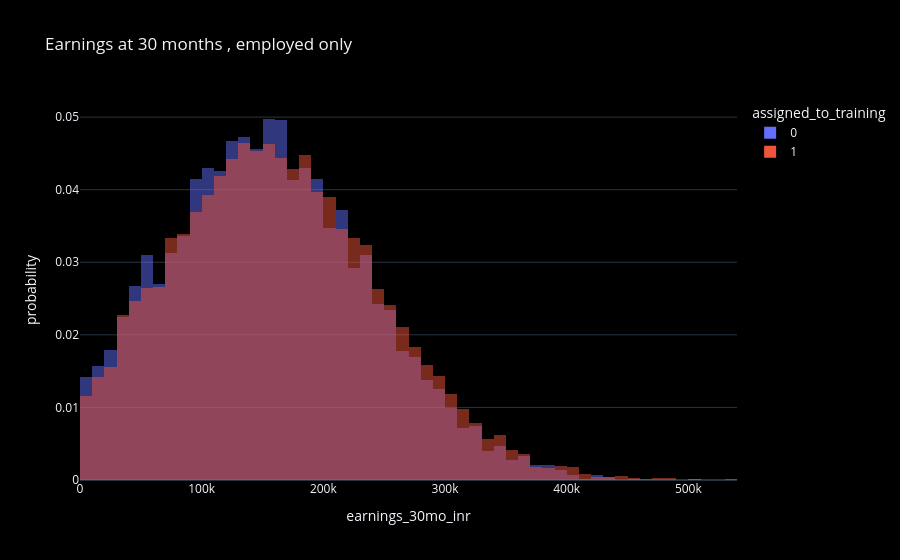

The code cell stored with this chart in its notebook:
### Code cell
fig = px.histogram(df[df['earnings_30mo_inr'] > 0] , x='earnings_30mo_inr' , color='assigned_to_training' ,
                   barmode='overlay' , histnorm='probability' , nbins=60 , title='Earnings at 30 months , employed only')
fig.show()

### Figure 1 — Plotly figure (JSON) as saved in the notebook; plotly's stock layout.template omitted (floating-point values rounded to 4 significant figures; data arrays with more than 128 entries replaced by an {"elided": "..."} marker saying what was removed)
{"data": [{"bingroup": "x", "histnorm": "probability", "hovertemplate": "assigned_to_training=0<br>earnings_30mo_inr=%{x}<br>probability=%{y}<extra></extra>", "legendgroup": "0", "marker": {"color": "#636efa", "opacity": 0.5, "pattern": {"shape": ""}}, "name": "0", "nbinsx": 60, "orientation": "v", "showlegend": true, "type": "histogram", "x": {"elided": "5730 float values"}, "xaxis": "x", "yaxis": "y"}, {"bingroup": "x", "histnorm": "probability", "hovertemplate": "assigned_to_training=1<br>earnings_30mo_inr=%{x}<br>probability=%{y}<extra></extra>", "legendgroup": "1", "marker": {"color": "#EF553B", "opacity": 0.5, "pattern": {"shape": ""}}, "name": "1", "nbinsx": 60, "orientation": "v", "showlegend": true, "type": "histogram", "x": {"elided": "12516 float values"}, "xaxis": "x", "yaxis": "y"}], "layout": {"barmode": "overlay", "legend": {"title": {"text": "assigned_to_training"}, "tracegroupgap": 0}, "title": {"text": "Earnings at 30 months , employed only"}, "xaxis": {"anchor": "y", "domain": [0.0, 1.0], "title": {"text": "earnings_30mo_inr"}}, "yaxis": {"anchor": "x", "domain": [0.0, 1.0], "title": {"text": "probability"}}}}
